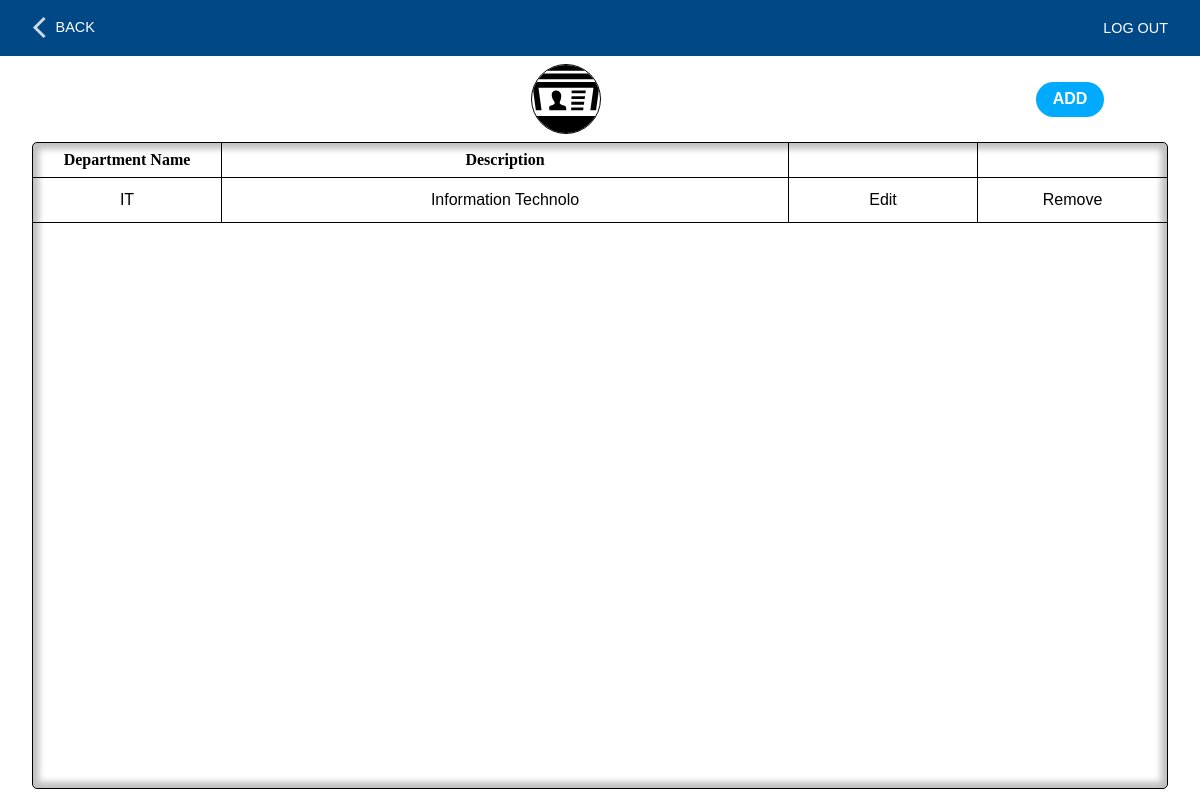
The page /course.php (signed in) on the database as committed earlier.
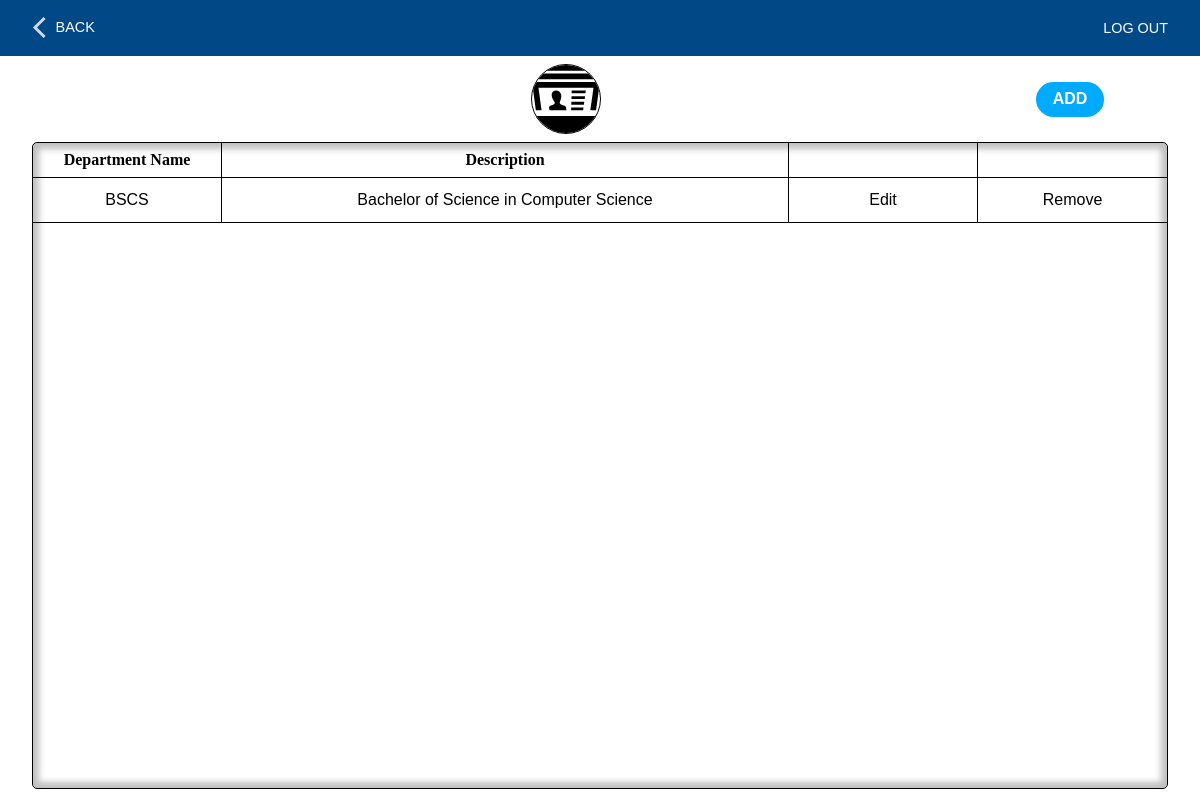
The same page on the database as committed later.
### tables this page shows
CREATE TABLE `dept_type` (
  `type_id` int(11) NOT NULL,
  `type` enum('Faculty','Strand','Course') NOT NULL,
  `dept_id` int(11) NOT NULL
);

CREATE TABLE `departments` (
  `dept_id` int(11) NOT NULL,
  `dept_name` varchar(5) NOT NULL,
  `dept_desc` text NOT NULL
);

### includes/autoloader.inc.php (called while the page is built, shortened)
<?php
   function myAutoLoader($className){
      $path = "./classes/";
      $extension = '.class.php';
      $fullPath = $path . $className . $extension;
   }

### classes/dbh.class.php (called while the page is built, shortened)
<?php
class Dbh {
   private $host = "localhost";
   private $user = "root";
   private $pwd = "";
   private $dbName = "ClassSchedulingSystem";
   protected function connect(){
      try{
         $dsn = 'mysql:host='. $this->host .';dbname='. $this->dbName;
         $pdo = new PDO($dsn, $this->user, $this->pwd);
         $pdo->setAttribute(PDO::ATTR_DEFAULT_FETCH_MODE, PDO::FETCH_ASSOC);
         return $pdo;
      } catch(PDOException $e){
         trigger_error("Error: " . $e->getMessage());
      }
   }
}

### classes/departments.class.php (called while the page is built, shortened)
<?php
class Departments extends Dbh{
   protected function getDepartments($type){
      $sql = 'select * from departments INNER JOIN dept_type ON departments.dept_id = dept_type.dept_id where type = ?';
      $stmt = $this->connect()->prepare($sql);
      $stmt->execute([$type]);
      $result = $stmt->fetchAll();
      return $result;
   }
}

### classes/departmentsview.class.php (called while the page is built, shortened)
<?php
class DepartmentsView extends Departments{
   public function FetchDepts($type){
      $results = $this->getDepartments($type);
      return $results;
   }
}

### course.php (the view, shortened to what this page needs)
<?php
   include_once './layouts/__header.php';
?>
       <main class='departments module'>
         <div class="module__Header">
            <img src="drawables/icons/faculty.svg">
            <a href='?add' class='module__Add button'>ADD</a>
         </div>
         <div class='module__Container'>
            <ul class='module__List module__Title'>
               <li class='module__Item'>Department Name</li>
               <li class='module__Item'>Description</li>
               <li class='module__Item'></li>
               <li class='module__Item'></li>
            </ul>
            <?php
               $url = $_SERVER['REQUEST_URI'];
               $path = parse_url($url, PHP_URL_PATH);
               $department = "";
               $departments = ['faculty','strand','course'];
               foreach($departments as $item){
                  if(strpos($path,$item)){
                     $department = $item;
                  }
               }
               $deptView = new DepartmentsView();
               $depts = $deptView->FetchDepts($department);
               foreach($depts as $dept){
                  echo "<ul class='module__List'>
                     <li class='module__Item'>". $dept['dept_name'] ."</li>
                     <li class='module__Item'>". $dept['dept_desc'] ."</li>
                     <li class='module__Item'><a href=?id=". $dept['dept_id'] .">Edit</a></li>
                     <li class='module__Item'>
                        <form onsubmit='return submitForm(this)' action='./includes/departments.inc.php' method='POST'>
                           <input name='department' type='hidden' value='". $department ."'>
                           <input name='id' type='hidden' value='". $dept['dept_id'] ."'>
                           <button name='delete' type='submit'>Remove</button>
                        </form>
                     </li>
                  </ul>";
               }
            ?>
         </div>
      </main>
<?php
   include_once './layouts/__footer.php';
?>

### layouts/__header.php (shortened to what this page needs)
<?php
   include './includes/autoloader.inc.php';
?>
<!DOCTYPE html>
<html lang="en">
<head>
   <link rel="stylesheet" href="./styles/admin.css"/>
</head>
<body>
   <nav class="nav">
      <?php
         $url = $_SERVER['REQUEST_URI'];
         if(!strpos($url, "dashboard")){
            echo "<a href='dashboard.php' class='button back'>BACK</a>";
         }
      ?>
      <form class="nav__Button" action="./includes/logout.inc.php" method="POST">
         <button type="submit" name="logout-Button" class="button">LOG OUT</button>
      </form>
   </nav>

### layouts/__footer.php
   </body>
</html>

### styles/admin.css (style rules this page uses)
* { margin: 0; padding: 0; -webkit-box-sizing: border-box; box-sizing: border-box; font-family: Arial, Helvetica, sans-serif; }
html { height: 100vh; }
body { height: 100%; line-height: 1.5; display: -webkit-box; display: -ms-flexbox; display: flex; -webkit-box-orient: vertical; -webkit-box-direction: normal; -ms-flex-direction: column; flex-direction: column; }
body ul { list-style: none; }
body button, body .button { cursor: pointer; height: 35px; width: 68px; border: none; text-decoration: none; outline: none; display: -ms-grid; display: grid; place-content: center; }
body main { -webkit-box-flex: 1; -ms-flex-positive: 1; flex-grow: 1; padding: 0 2em; }
.nav { background: #014887; position: -webkit-sticky; position: sticky; top: 0; height: 7%; padding: .7em; z-index: 100; display: -webkit-box; display: -ms-flexbox; display: flex; -webkit-box-align: center; -ms-flex-align: center; align-items: center; }
.nav button, .nav a { color: white; background: none; font-size: .9rem; }
.nav .back { position: relative; left: 30px; }
.nav .back::before { content: ''; position: absolute; top: calc(50% - 8px); left: -5px; height: 12px; width: 12px; border: 3px solid rgba(255, 255, 255, 0.8); border-right: none; border-top: none; -webkit-transform: rotate(45deg); transform: rotate(45deg); }
.nav__Button { position: absolute; top: 0; right: 2em; height: 100%; display: -ms-grid; display: grid; place-content: center; }
.nav__Button button { width: 100%; }
.module { display: -webkit-box; display: -ms-flexbox; display: flex; -webkit-box-orient: vertical; -webkit-box-direction: normal; -ms-flex-direction: column; flex-direction: column; }
.module a { text-decoration: none; }
.module__Header { display: -webkit-box; display: -ms-flexbox; display: flex; -webkit-box-pack: justify; -ms-flex-pack: justify; justify-content: space-between; -webkit-box-align: center; -ms-flex-align: center; align-items: center; margin: .5em 0; }
.module__Header img { width: 70px; height: 70px; border: 1px solid black; border-radius: 50%; }
.module__Header a { background: #00aaff; color: white; border-radius: 20px; position: relative; right: 4em; font-weight: bold; }
.module__Container { height: 87%; width: auto; display: -webkit-box; display: -ms-flexbox; display: flex; -webkit-box-orient: vertical; -webkit-box-direction: normal; -ms-flex-direction: column; flex-direction: column; border: 1px solid black; -webkit-box-shadow: inset 0px 0px 6px 6px rgba(0, 0, 0, 0.25); box-shadow: inset 0px 0px 6px 6px rgba(0, 0, 0, 0.25); border-radius: 5px; }
.module__List { width: 100%; display: -ms-grid; display: grid; -webkit-box-pack: space-evenly; -ms-flex-pack: space-evenly; justify-content: space-evenly; border-bottom: 1px solid black; }
.module__Title li { font-family: 'Times New Roman', Times, serif; font-weight: bold; }
.module__Item { display: -ms-grid; display: grid; place-content: center; padding: .3em 0; border-right: 1px solid black; }
.module__Item a { color: black; }
.module__Item:last-child { border: none; }
.module__Item:last-child button { font-size: 1rem; background: none; }
.departments .module__List { -ms-grid-columns: 1fr 3fr (1fr)[2]; grid-template-columns: 1fr 3fr repeat(2, 1fr); }

Rows that differ between the two databases and show on the page:
removed dept_type: dept.dept_name "IT", dept.dept_desc "Information Technolo"
added dept_type: dept.dept_name "BSCS", dept.dept_desc "Bachelor of Science in Computer Science"
